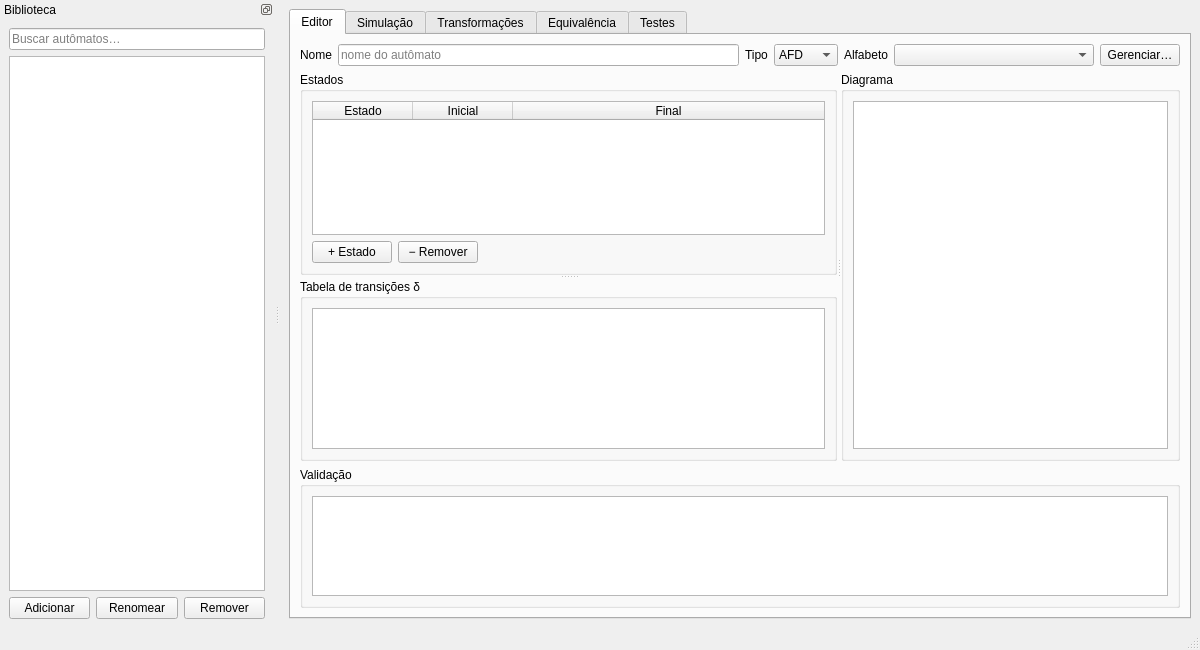
<?xml version="1.0" encoding="UTF-8"?>
<ui version="4.0">
 <class>MainWindow</class>
 <widget class="QMainWindow" name="MainWindow">
  <property name="geometry">
   <rect>
    <x>0</x>
    <y>0</y>
    <width>1200</width>
    <height>650</height>
   </rect>
  </property>
  <property name="minimumSize">
   <size>
    <width>1000</width>
    <height>650</height>
   </size>
  </property>
  <property name="windowTitle">
   <string>Automata++</string>
  </property>
  <widget class="QWidget" name="centralwidget">
   <layout class="QVBoxLayout" name="verticalLayout_2">
    <item>
     <widget class="QTabWidget" name="mainTabs">
      <property name="currentIndex">
       <number>0</number>
      </property>
      <widget class="QWidget" name="editorTab">
       <attribute name="title">
        <string>Editor</string>
       </attribute>
       <layout class="QVBoxLayout" name="verticalLayout_7" stretch="0,1,0">
        <item>
         <layout class="QHBoxLayout" name="headerLayout" stretch="0,2,0,0,0,1,0">
          <item>
           <widget class="QLabel" name="nameLabel">
            <property name="text">
             <string>Nome</string>
            </property>
           </widget>
          </item>
          <item>
           <widget class="QLineEdit" name="nameEdit">
            <property name="placeholderText">
             <string>nome do autômato</string>
            </property>
           </widget>
          </item>
          <item>
           <widget class="QLabel" name="typeLabel">
            <property name="text">
             <string>Tipo</string>
            </property>
           </widget>
          </item>
          <item>
           <widget class="QComboBox" name="typeCombo">
            <item>
             <property name="text">
              <string>AFD</string>
             </property>
            </item>
            <item>
             <property name="text">
              <string>AFN</string>
             </property>
            </item>
            <item>
             <property name="text">
              <string>AFN-ε</string>
             </property>
            </item>
           </widget>
          </item>
          <item>
           <widget class="QLabel" name="alphabetLabel">
            <property name="text">
             <string>Alfabeto</string>
            </property>
           </widget>
          </item>
          <item>
           <widget class="QComboBox" name="alphabetCombo"/>
          </item>
          <item>
           <widget class="QPushButton" name="manageAlphabetsButton">
            <property name="text">
             <string>Gerenciar…</string>
            </property>
           </widget>
          </item>
         </layout>
        </item>
        <item>
         <widget class="QSplitter" name="mainSplitter">
          <property name="orientation">
           <enum>Qt::Orientation::Horizontal</enum>
          </property>
          <property name="childrenCollapsible">
           <bool>false</bool>
          </property>
          <widget class="QSplitter" name="leftSplitter">
           <property name="orientation">
            <enum>Qt::Orientation::Vertical</enum>
           </property>
           <property name="childrenCollapsible">
            <bool>false</bool>
           </property>
           <widget class="QGroupBox" name="statesGroup">
            <property name="title">
             <string>Estados</string>
            </property>
            <layout class="QVBoxLayout" name="verticalLayout_3">
             <item>
              <widget class="QTableWidget" name="stateTable">
               <property name="selectionBehavior">
                <enum>QAbstractItemView::SelectionBehavior::SelectRows</enum>
               </property>
               <attribute name="horizontalHeaderStretchLastSection">
                <bool>true</bool>
               </attribute>
               <attribute name="verticalHeaderVisible">
                <bool>false</bool>
               </attribute>
               <column>
                <property name="text">
                 <string>Estado</string>
                </property>
               </column>
               <column>
                <property name="text">
                 <string>Inicial</string>
                </property>
               </column>
               <column>
                <property name="text">
                 <string>Final</string>
                </property>
               </column>
              </widget>
             </item>
             <item>
              <layout class="QHBoxLayout" name="stateButtonsLayout">
               <item>
                <widget class="QPushButton" name="addStateButton">
                 <property name="text">
                  <string>+ Estado</string>
                 </property>
                </widget>
               </item>
               <item>
                <widget class="QPushButton" name="removeStateButton">
                 <property name="text">
                  <string>− Remover</string>
                 </property>
                </widget>
               </item>
               <item>
                <spacer name="horizontalSpacer">
                 <property name="orientation">
                  <enum>Qt::Orientation::Horizontal</enum>
                 </property>
                 <property name="sizeHint" stdset="0">
                  <size>
                   <width>253</width>
                   <height>20</height>
                  </size>
                 </property>
                </spacer>
               </item>
              </layout>
             </item>
            </layout>
           </widget>
           <widget class="QGroupBox" name="transitionsGroup">
            <property name="title">
             <string>Tabela de transições δ</string>
            </property>
            <layout class="QVBoxLayout" name="verticalLayout_4">
             <item>
              <widget class="QTableWidget" name="transitionTable">
               <attribute name="horizontalHeaderMinimumSectionSize">
                <number>0</number>
               </attribute>
               <attribute name="horizontalHeaderHighlightSections">
                <bool>true</bool>
               </attribute>
              </widget>
             </item>
            </layout>
           </widget>
          </widget>
          <widget class="QGroupBox" name="diagramGroup">
           <property name="title">
            <string>Diagrama</string>
           </property>
           <layout class="QVBoxLayout" name="verticalLayout_5">
            <item>
             <widget class="QGraphicsView" name="diagramView"/>
            </item>
           </layout>
          </widget>
         </widget>
        </item>
        <item>
         <widget class="QGroupBox" name="validationGroup">
          <property name="title">
           <string>Validação</string>
          </property>
          <layout class="QVBoxLayout" name="verticalLayout_6" stretch="0">
           <item>
            <widget class="QListWidget" name="validationList">
             <property name="maximumSize">
              <size>
               <width>16777215</width>
               <height>100</height>
              </size>
             </property>
            </widget>
           </item>
          </layout>
         </widget>
        </item>
       </layout>
      </widget>
      <widget class="QWidget" name="simulationTab">
       <attribute name="title">
        <string>Simulação</string>
       </attribute>
      </widget>
      <widget class="QWidget" name="transformationsTab">
       <attribute name="title">
        <string>Transformações</string>
       </attribute>
      </widget>
      <widget class="QWidget" name="equivalenceTab">
       <attribute name="title">
        <string>Equivalência</string>
       </attribute>
      </widget>
      <widget class="QWidget" name="testsTab">
       <attribute name="title">
        <string>Testes</string>
       </attribute>
      </widget>
     </widget>
    </item>
   </layout>
  </widget>
  <widget class="QStatusBar" name="statusbar"/>
  <widget class="QDockWidget" name="libraryDock">
   <property name="minimumSize">
    <size>
     <width>272</width>
     <height>168</height>
    </size>
   </property>
   <property name="features">
    <set>QDockWidget::DockWidgetFeature::DockWidgetFloatable|QDockWidget::DockWidgetFeature::DockWidgetMovable</set>
   </property>
   <property name="windowTitle">
    <string>Biblioteca</string>
   </property>
   <attribute name="dockWidgetArea">
    <number>1</number>
   </attribute>
   <widget class="QWidget" name="dockWidgetContents">
    <layout class="QVBoxLayout" name="verticalLayout">
     <item>
      <widget class="QLineEdit" name="filterEdit">
       <property name="placeholderText">
        <string>Buscar autômatos…</string>
       </property>
      </widget>
     </item>
     <item>
      <widget class="QListWidget" name="libraryList"/>
     </item>
     <item>
      <layout class="QHBoxLayout" name="libraryButtonsLayout">
       <item>
        <widget class="QPushButton" name="addButton">
         <property name="text">
          <string>Adicionar</string>
         </property>
        </widget>
       </item>
       <item>
        <widget class="QPushButton" name="renameButton">
         <property name="text">
          <string>Renomear</string>
         </property>
        </widget>
       </item>
       <item>
        <widget class="QPushButton" name="removeButton">
         <property name="text">
          <string>Remover</string>
         </property>
        </widget>
       </item>
      </layout>
     </item>
    </layout>
   </widget>
  </widget>
 </widget>
 <resources/>
 <connections/>
</ui>
